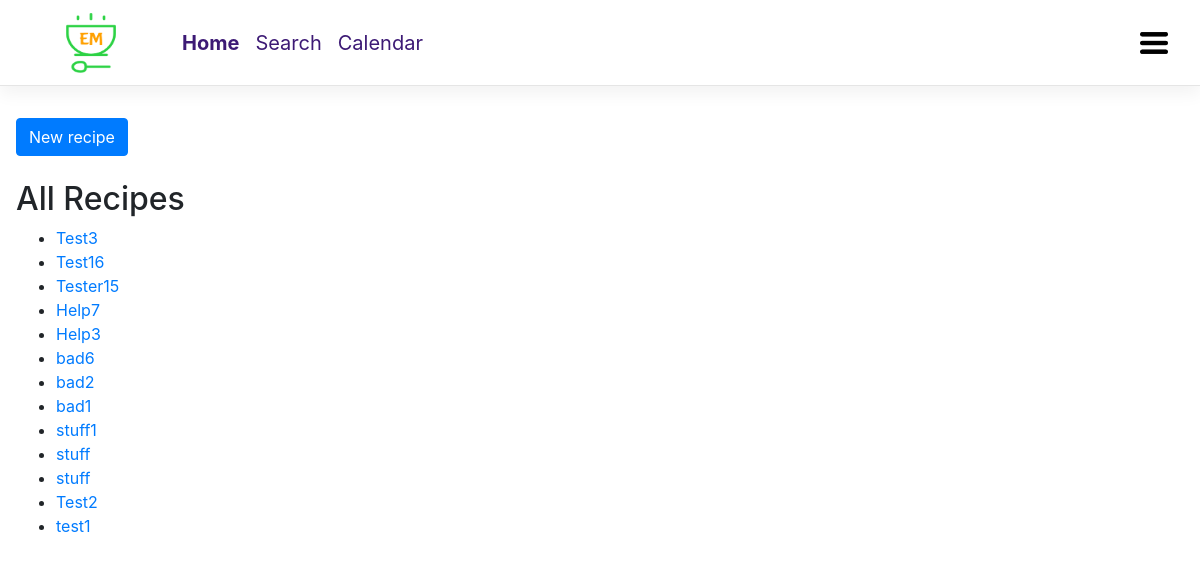
Before: /registration/recipes with the older database file.
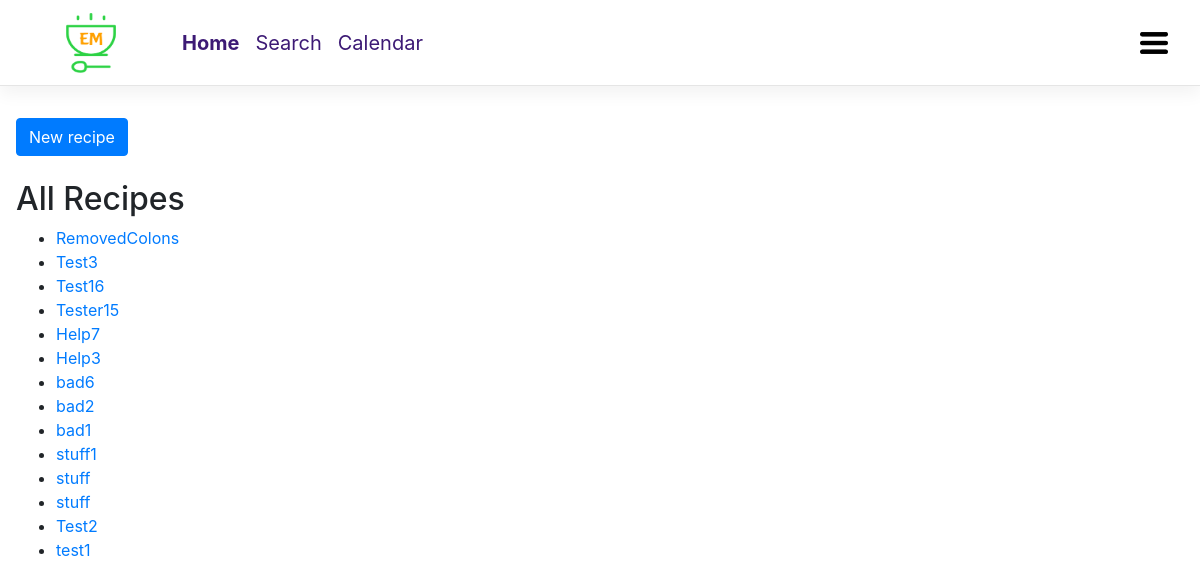
After: the same page with the newer database file.
### em_website/models.py (models this page shows, shortened)
class Recipe(models.Model):
    DIFFICULTY_EASY = 1
    DIFFICULTY_MEDIUM = 2
    DIFFICULTY_HARD = 3
    DIFFICULTIES = (
        (DIFFICULTY_EASY, u'easy'),
        (DIFFICULTY_MEDIUM, u'normal'),
        (DIFFICULTY_HARD, u'hard'),
    )
    title = models.CharField(u'Title', max_length=255)
    slug = models.SlugField(unique=True)
    ingredients = models.TextField(u'Ingredients',
        help_text=u'One ingredient per line')
    preparation = models.TextField(u'Preparation')
    time_for_preparation = models.IntegerField(u'Preparation time',
        help_text=u'How many minutes will it take?', blank=True, null=True,default = 15)
    number_of_portions = models.PositiveIntegerField(u'Number of portions',default = 1)
    difficulty = models.SmallIntegerField(u'Difficulty',
        choices=DIFFICULTIES, default=DIFFICULTY_MEDIUM)
    category = models.ManyToManyField(Category, verbose_name=u'Categories')
    author = models.ForeignKey(User,on_delete = models.CASCADE, verbose_name=u'Author')
    date_created = models.DateTimeField(editable=False)
    date_updated = models.DateTimeField(editable=False)
    class Meta:
        verbose_name = u'Recipe'
        verbose_name_plural = u'Recipes'
        ordering = ['-date_created']

### em_website/views.py (the view)
def index2(request):
    queryset = Recipe.objects.all()
    context = {
        "object_list": queryset
    }
    return render(request,'index2.html',context)

### templates/index2.html (shortened to what this page needs)
{% extends "base.html" %}
{% block navbar_Content %}
    <li class="nav-item active">
        <a class="nav-link" href="{% url 'em_home' %}">Home</a>
    </li>
    <li class="nav-item">
        <a class="nav-link" href="{% url 'em_search' %}">Search</a>
    </li>
    <li class="nav-item">
        <a class="nav-link" href="#">Calendar</a>
    </li>
{% endblock %}
{% block content %}
<div class="mb-4">
  <a href="{% url 'new_recipe'  %}" class="btn btn-primary">New recipe</a>
</div>
<h2>All Recipes</h2>
<ul>
    {% for recipe in object_list%}
    <li><a href="/em_website/recipes/{{ recipe.slug }}/">{{ recipe.title }}</a></li>
    {% endfor %}
</ul>
{% endblock %}

### templates/base.html (shortened to what this page needs)
{% load static %}
<!DOCTYPE html>
<html>
    <head>
        <link rel="stylesheet" href="{% static 'css/bootstrap.min.css' %}">
    </head>
    <body>
        <header class="navbar navbar-expand navbar-dark flex-column flex-md-row bd-navbar">
            <a class="navbar-brand mr-0 mr-md-2" href="{% url 'em_home'%}" aria-label="Essential Meals">
                <img src="{% static 'images/EM_Logo.png' %}" style="width:150px;height:60px;border:0;">
            </a>
            <div class="navbar-nav-scroll">
                <ul class="navbar-nav bd-navbar-nav flex-row">
                    {% block navbar_Content %}
                    {% endblock %}
                </ul>
            </div>
            <ul class="navbar-nav flex-row ml-md-auto d-none d-md-flex">
                <div class="dropdown">
                    <img src="{% static 'images/hamburger_menu.png' %}" style="width:60px;height:60px;border:0;background:none;" class="dropbtn">
                </div>
            </ul>
        </header>
        <div class="content_Container">
            {% block content %}
            {% endblock %}
        </div>
    </body>
</html>

### templates/base.html (style rules this page uses)
.bd-navbar { min-height: 4rem; background-color: #ffffff; box-shadow: 0 0.5rem 1rem rgba(0,0,0,.05), inset 0 -1px 0 rgba(0,0,0,.1); }
.bd-navbar .navbar-nav .nav-link { padding-right: .5rem; padding-left: .5rem; color: #3d1a75 !important; }
.bd-navbar .active a { font-weight: 300; font-weight: bold; }
.nav-item { font-size: 20px; }
.content_Container { padding: 16px; align-content: center; }
.dropbtn { background-color: #4CAF50; color: white; padding: 16px; font-size: 20px; border: none; }
.dropdown { position: relative; display: inline-block; }

Changed rows visible on the page:
added Recipe: title "RemovedColons"
